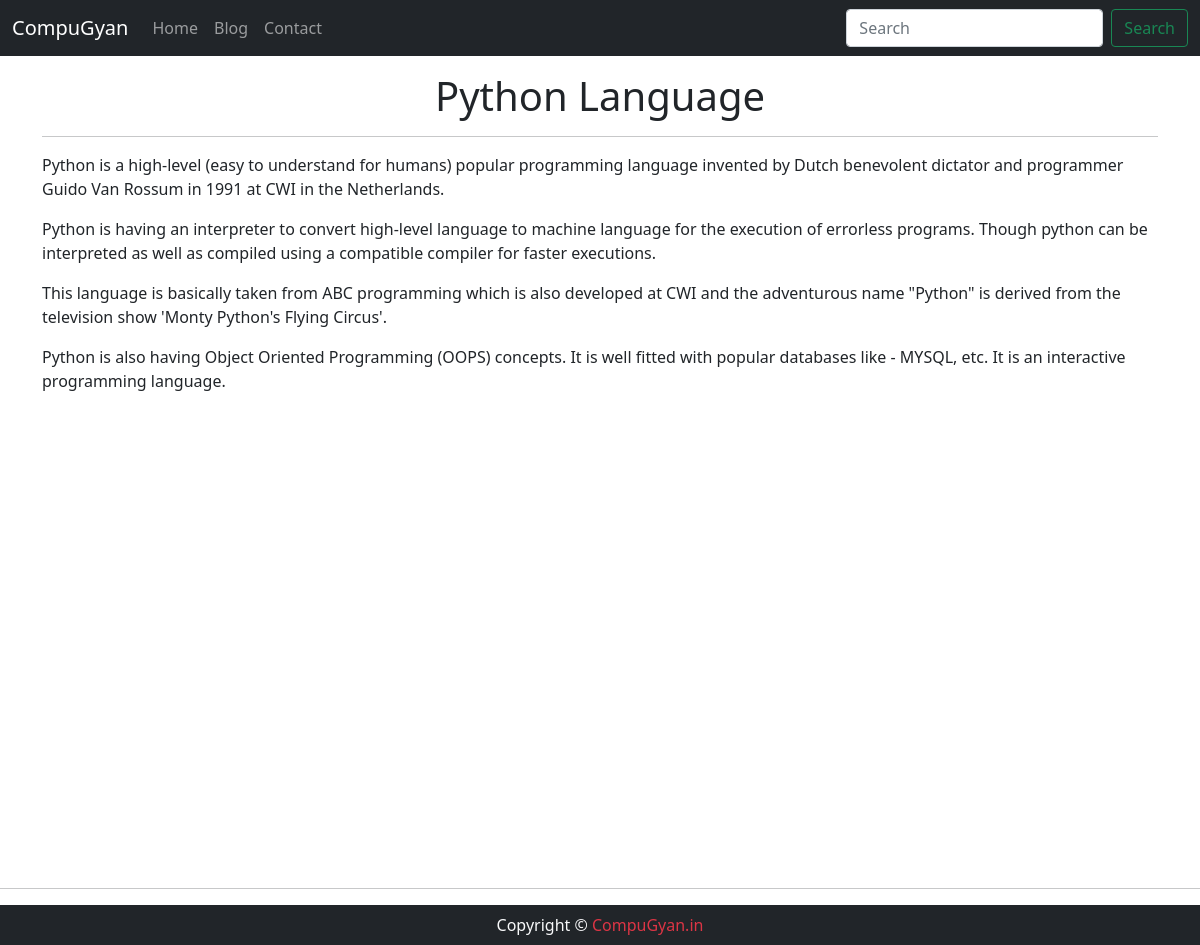
Screenshot of /blogpost/python-language with the database file from the repository.
### Blog/models.py (models this page shows, shortened)
class Blog(models.Model):
    sno = models.AutoField(primary_key=True)
    title = models.TextField(max_length=200)
    content = models.TextField()
    description = models.CharField(max_length=300, default='')
    custom_url = models.CharField(max_length=100)
    time = models.DateTimeField(auto_now_add=True)

### Blog/views.py (the view)
# urls.py: path('blogpost/<str:custom_url>', views.blogpost, name='blogpost'),
def blogpost(request, custom_url):
    blog = Blog.objects.filter(custom_url=custom_url).first()
    context = {'blog':blog}
    return render(request, 'blogPost.html', context)

### templates/blogPost.html (shortened to what this page needs)
{% extends 'base.html' %}
{% block body %}
<div class="container">
 <h1 class="my-3 text-center">{{blog.title}}</h1>
 <hr>
 <div class="row">
   {{blog.content|safe}}
 </div>
</div>
{% endblock body %}

### rows the page displays
Blog: title "Python Language", content "Python is a high-level (easy to understand for humans) popular programming language invented by Dutch benevolent dictator and programmer Guido Van Rossum in 1991 at CWI in the Netherlands. Python is having an interpreter to convert high-level language to machine language for the execution of errorless programs. Though python can be interpreted as well as compiled using a compatible compiler for faster executions. This language is basically taken from ABC programming which is also developed at CWI and the adventurous name \"Python\" is derived from the television show 'Monty Python's Flying Circus'. Python is also having Object Oriented Programming (OOPS) concepts. It is well fitted with…"
